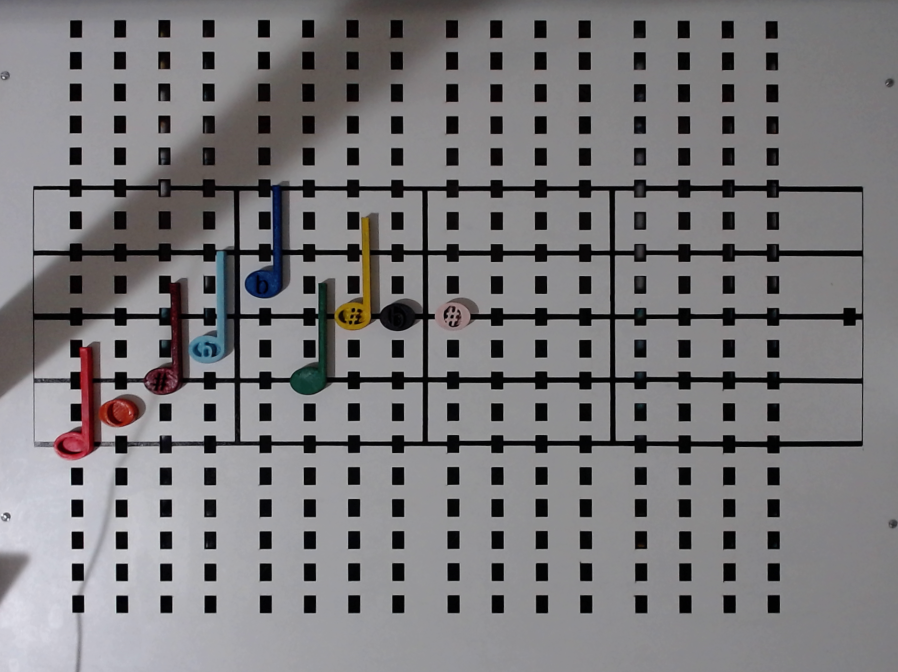
#> input picture backend/note_detection/board_warped.png, 1796 x 1344 px (shown at 1/2 size)
$ python -i note_detection.py   (imports and definitions only)
#> lines starting #> are read from the running program, lines starting #| are printed output that depends on the picture; after the words box and inside, x2 and y2 are one past the last pixel; in counts of white or black regions, pixels touching at a corner belong together
import cv2
import numpy as np
import os
import time
from collections import defaultdict
from note_detection.noteParser import NoteParser

# import matplotlib.pyplot as plt
# import matplotlib
# matplotlib.use('qtagg')

output_dir = "color_analysis_output"

# Definindo os intervalos de cores no espaço HSV
color_ranges = {
    'black': {'lower': np.array([0, 0, 0]), 'upper': np.array([180, 255, 30])},
    'orange': {'lower': np.array([0, 50, 100]), 'upper': np.array([15, 200, 255])},
    'pink': {'lower': np.array([160, 15, 140]), 'upper': np.array([180, 50, 255])},
    'blue': {'lower': np.array([100, 150, 50]), 'upper': np.array([130, 255, 255])},
    'green': {'lower': np.array([35, 30, 25]), 'upper': np.array([85, 255, 255])},
    'red': {'lower1': np.array([0, 90, 70]), 'upper1': np.array([0, 255, 255]),
                'lower2': np.array([170, 90, 70]), 'upper2': np.array([179, 255, 255])},
    'wine': {'lower1': np.array([168, 80, 30]), 'upper1': np.array([180, 160, 165]),
             'lower2': np.array([0, 80, 30]), 'upper2': np.array([2, 160, 165])},
    'yellow': {'lower': np.array([20, 100, 100]), 'upper': np.array([40, 255, 255])},
    'cyan': {'lower': np.array([90, 30, 70]), 'upper': np.array([115, 150, 230])}
}

# [187 lines left out: functions find_predominant_color_in_rectangle, create_circles_mask, fill_small_holes, create_range_mask, create_color_masks, analisar_cores_com_mascaras, not called in this run]

# [11 lines not run here, left out]

>>> import cv2
>>> picture = cv2.imread('board_warped.png')
#> picture is the input picture: shape (1344, 1796, 3); mean B, G, R 123.3, 121.2, 122.9
>>> result = analisar_cores_com_mascaras(picture)
#> in analisar_cores_com_mascaras, `hsv = cv2.cvtColor(frame, cv2.COLOR_BGR2HSV)`: hsv: shape (1344, 1796, 3); mean H, S, V 102.3, 17.5, 125.2
#> the loop in create_color_masks, `for color_name in color_ranges.keys():` made 9 passes
#> pass 1, in create_range_mask, `mask = cv2.inRange(hsv, color['lower'], color['upper'])`:
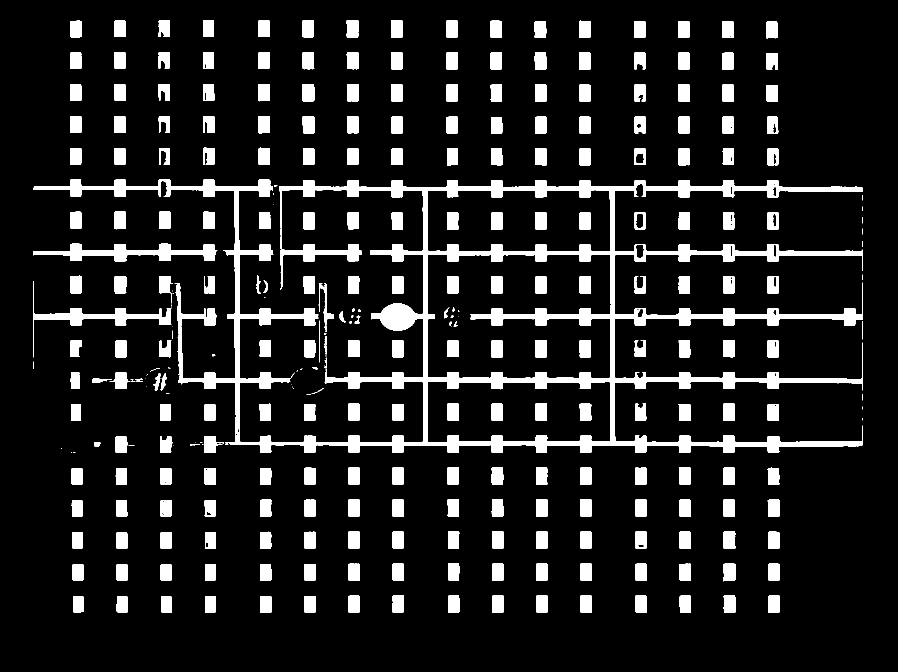
#> mask: shape (1344, 1796) (shown at 1/2 size); 12.1% white; 303 white regions (47 under 20 px), largest, box (x1, y1, x2, y2) and area: (67, 359, 1726, 906) 109097, (67, 487, 435, 523) 5694, (66, 563, 343, 715) 4391
#> pass 1, in create_color_masks, `mask = cv2.dilate(mask, kernel)`:
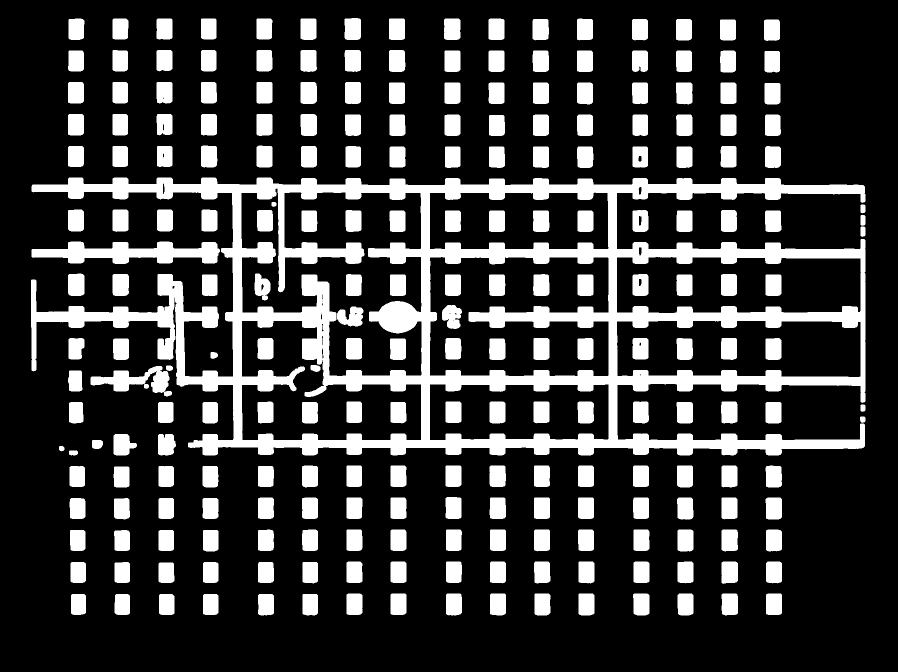
#> mask: shape (1344, 1796) (shown at 1/2 size); 22.4% white; 238 white regions, largest, box (x1, y1, x2, y2) and area: (62, 355, 1731, 911) 225331, (63, 483, 440, 528) 9963, (181, 732, 344, 793) 4384
#> pass 1, in create_color_masks, `mask = cv2.erode(mask, kernel)`:
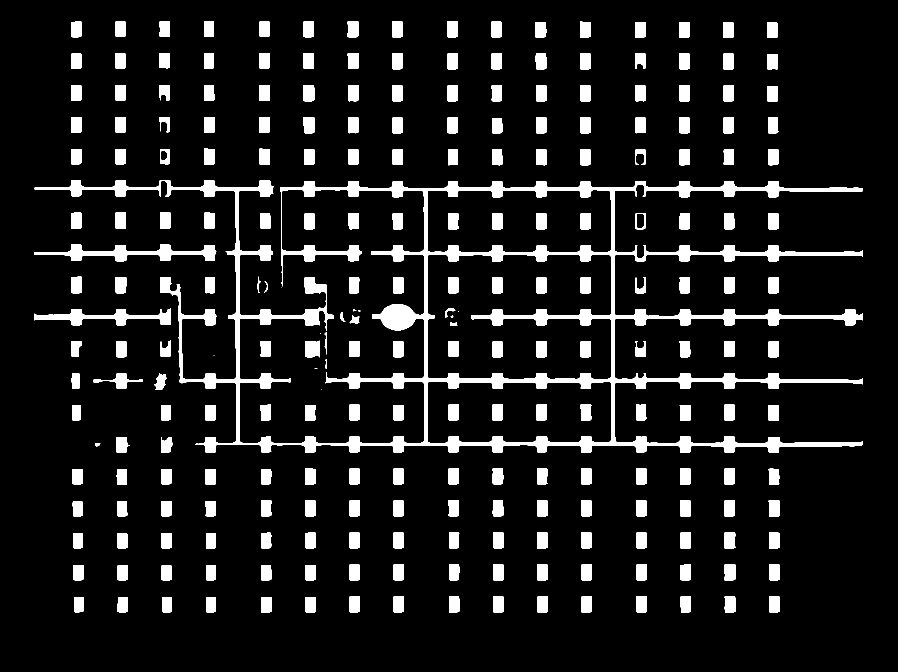
#> mask: shape (1344, 1796) (shown at 1/2 size); 10.3% white; 245 white regions (9 under 20 px), largest, box (x1, y1, x2, y2) and area: (69, 361, 1726, 906) 94508, (69, 489, 433, 523) 4856, (68, 617, 342, 651) 3651
#> pass 1, in create_color_masks, `mask = cv2.dilate(mask, kernel)`:
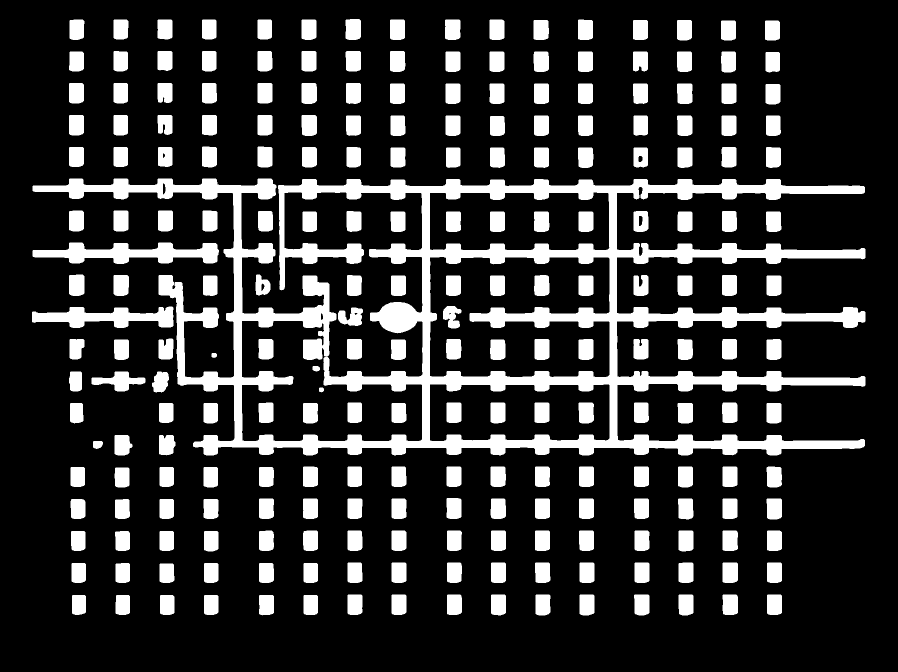
#> mask: shape (1344, 1796) (shown at 1/2 size); 19.6% white; 233 white regions, largest, box (x1, y1, x2, y2) and area: (65, 357, 1731, 911) 188821, (65, 485, 438, 528) 8988, (64, 613, 347, 656) 6939
#> after the loop in create_color_masks, `for color_name in color_ranges.keys():`: mask: shape (1344, 1796); every value is 0
#> after the loop in create_color_masks, `for color_name in color_ranges.keys():`: color_masks = 9 items
#> (the run stopped early here; a loop or call above may not have finished)
